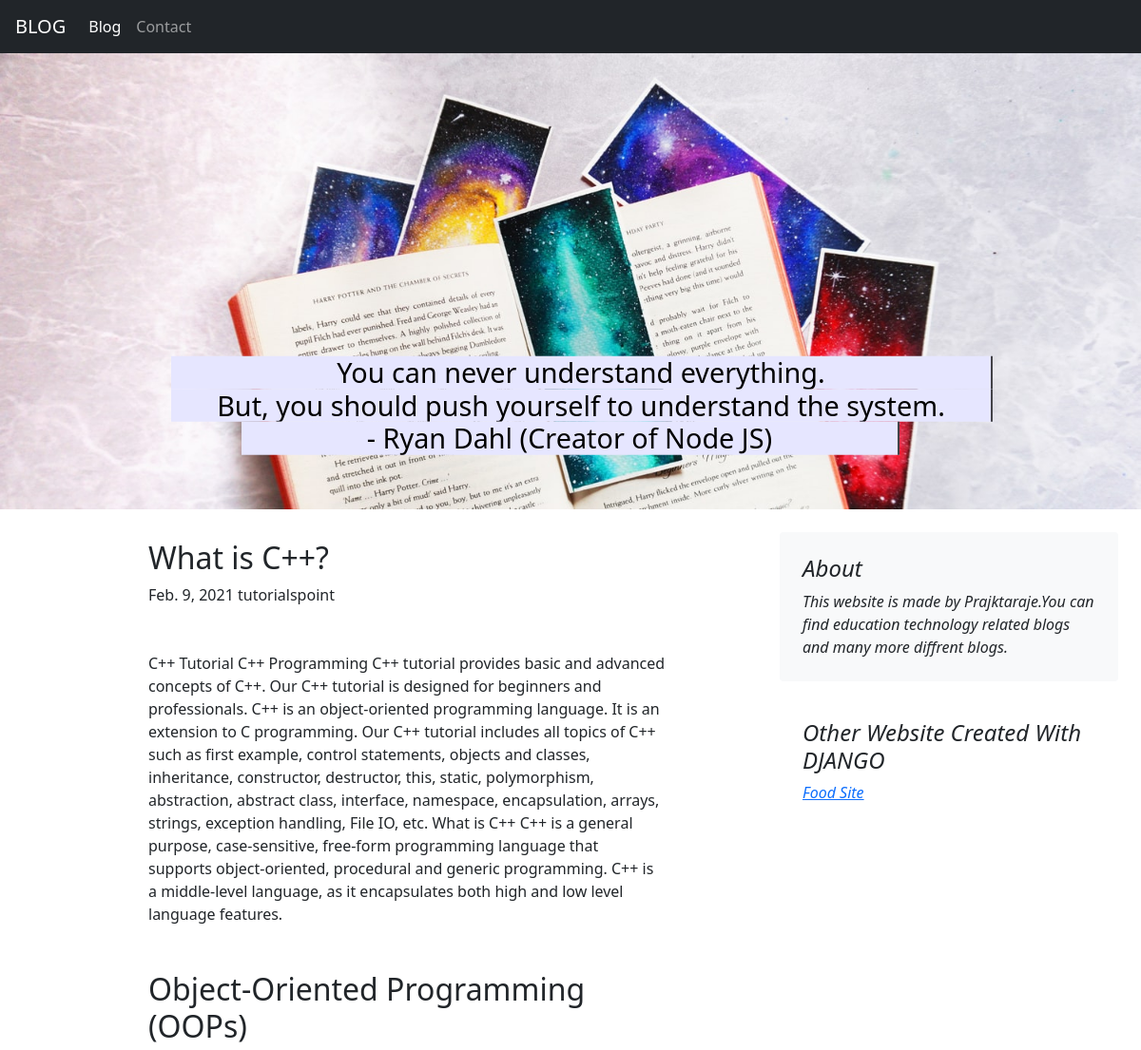
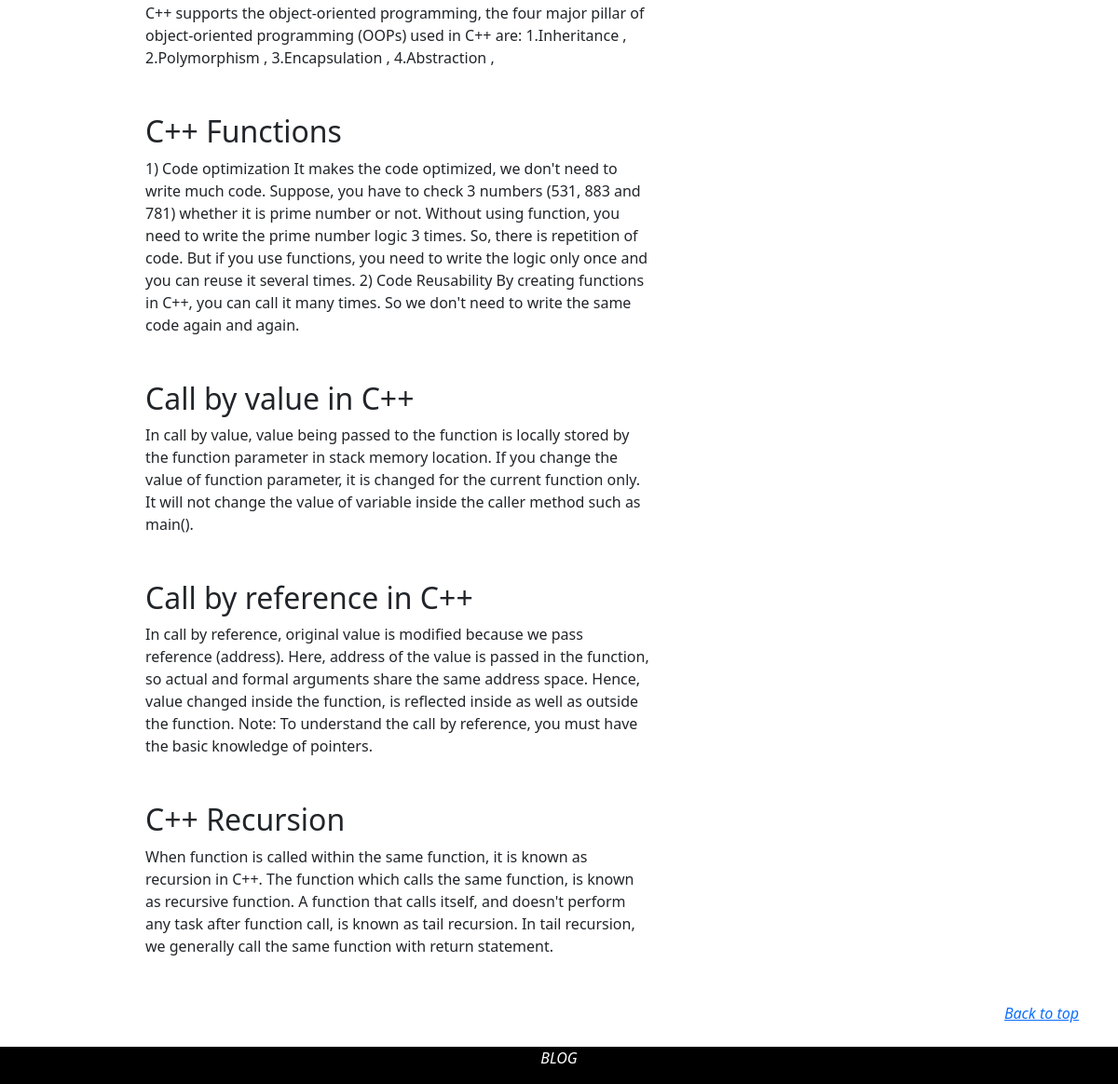
Screenshot of /blogpost/5 with the database file from the repository (2 pictures, top to bottom).
### blog/models.py (models this page shows)
class Blogpost(models.Model):
    post_id = models.AutoField(primary_key= True)
    tilte = models.CharField(max_length=50)
    head0 = models.CharField(max_length=500, default="")
    chead0 = models.TextField(max_length=50000, default="")
    head1 = models.CharField(max_length=500, default="")
    chead1 = models.TextField(max_length=50000, default="")
    head2 = models.CharField(max_length=500, default="")
    chead2 = models.TextField(max_length=50000, default="")
    head3 = models.CharField(max_length=500, default="")
    chead3 = models.TextField(max_length=50000, default="")
    head4= models.CharField(max_length=500, default="")
    chead4 = models.TextField(max_length=50000, default="")
    head5 = models.CharField(max_length=500, default="")
    chead5 = models.TextField(max_length=50000, default="")
    pub_date = models.DateField()
    auth=models.CharField(max_length=20,default="")
    thumbnail = models.ImageField(upload_to='blog/images', default="")
    def __str__(self):
        return self.tilte

### blog/views.py (the view)
# urls.py: path("blogpost/<int:id>", views.blogpost, name="blogHome"),
def blogpost(request, id):
    post = Blogpost.objects.filter(post_id = id)[0]
    print(post)
    return render(request, 'blog/blogpost.html',{'post':post})

### blog/templates/blog/blogpost.html (shortened to what this page needs)
{% extends 'blog/basic.html' %} {% block title%}BLOG | BlogPost {%endblock title%} {%block blogactive%} active {%endblock blogactive%} {% block body %}
<div class="container mx-4 mx-5">
    <div class="row mt-4">
        <div class="col-md-8 blog-main">
            <div class="blog-post px-5 mx-5">
                <h2 class="blog-post-title">{{post.head0}}</h2>
                <p class="blog-post-meta mb-5">{{post.pub_date}} {{post.auth}}</p>
                <p class="blog-post-meta mb-5">{{post.chead0}}</p>
                <h2>{{post.head1}}</h2>
                <p class="blog-post-meta mb-5">{{post.chead1}}</p>
                <h2>{{post.head2}}</h2>
                <p class="blog-post-meta mb-5">{{post.chead2}}</p>
                <h2>{{post.head3}}</h2>
                <p class="blog-post-meta mb-5">{{post.chead3}}</p>
                <h2>{{post.head4}}</h2>
                <p class="blog-post-meta mb-5">{{post.chead4}}</p>
                <h2>{{post.head5}}</h2>
                <p class="blog-post-meta mb-5">{{post.chead5}}</p>
            </div>
        </div>
        <aside class="col-md-4 blog-sidebar  ">
            <div class="p-4 mb-3 bg-light rounded">
                <h4 class="font-italic">About</h4>
                <p class="mb-0 "> <em>This website is made by Prajktaraje.You can find education technology related blogs and many more diffrent blogs. </p>
            </div>
            <div class="p-4">
                <h4 class="font-italic">Other Website Created With DJANGO</h4>
                <ol class="list-unstyled">
                    <li><a href="https://foodislove.herokuapp.com/">Food Site </a></li>
                </ol>
            </div>
        </aside>
    </div>
</div>
{% endblock %}

### rows the page displays
Blogpost: head0 "What is C++?", pub_date "Feb. 9, 2021", auth "tutorialspoint", chead0 "C++ Tutorial C++ Programming C++ tutorial provides basic and advanced concepts of C++. Our C++ tutorial is designed for beginners and professionals. C++ is an object-oriented programming language. It is an extension to C programming. Our C++ tutorial includes all topics of C++ such as first example, control statements, objects and classes, inheritance, constructor, destructor, this, static, polymorphism, abstraction, abstract class, interface, namespace, encapsulation, arrays, strings, exception handling, File IO, etc. What is C++ C++ is a general purpose, case-sensitive, free-form programming language that supports object-oriented, procedural and generic programming. C++ is a middle-level…", head1 "Object-Oriented Programming (OOPs)", chead1 "C++ supports the object-oriented programming, the four major pillar of object-oriented programming (OOPs) used in C++ are: 1.Inheritance , 2.Polymorphism , 3.Encapsulation , 4.Abstraction ,", head2 "C++ Functions", chead2 "1) Code optimization It makes the code optimized, we don't need to write much code. Suppose, you have to check 3 numbers (531, 883 and 781) whether it is prime number or not. Without using function, you need to write the prime number logic 3 times. So, there is repetition of code. But if you use functions, you need to write the logic only once and you can reuse it several times. 2) Code Reusability By creating functions in C++, you can call it many times. So we don't need to write the same code again and again.", head3 "Call by value in C++", chead3 "In call by value, value being passed to the function is locally stored by the function parameter in stack memory location. If you change the value of function parameter, it is changed for the current function only. It will not change the value of variable inside the caller method such as main().", head4 "Call by reference in C++", chead4 "In call by reference, original value is modified because we pass reference (address). Here, address of the value is passed in the function, so actual and formal arguments share the same address space. Hence, value changed inside the function, is reflected inside as well as outside the function. Note: To understand the call by reference, you must have the basic knowledge of pointers.", head5 "C++ Recursion", chead5 "When function is called within the same function, it is known as recursion in C++. The function which calls the same function, is known as recursive function. A function that calls itself, and doesn't perform any task after function call, is known as tail recursion. In tail recursion, we generally call the same function with return statement."
